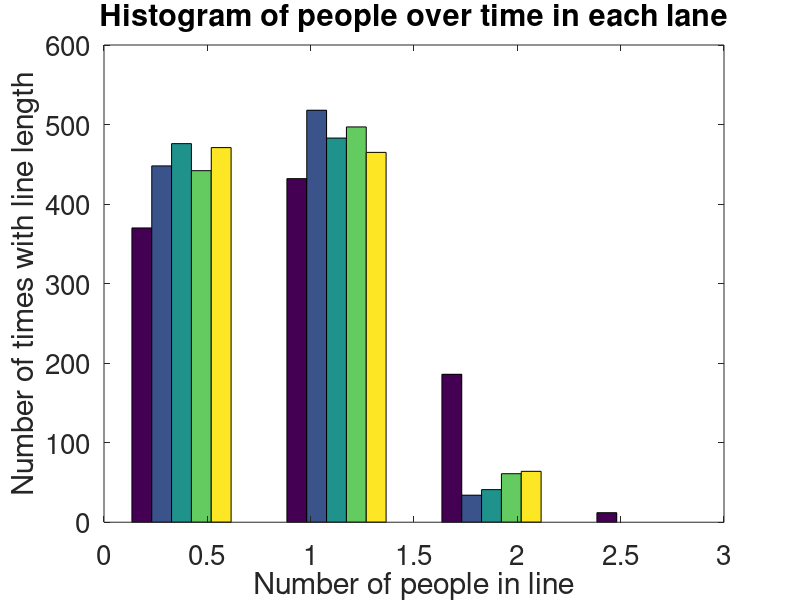

Here is the MATLAB script that generated this plot:
% Example model of cashiers checking people out while they join lines at
% different rates.  Customers show up according to a Poisson distribution
% with lambda = 10, and have a number of items with another Poisson
% distribution, this time lambda = 20.  A cashier takes one time unit for
% each item a customer has.

maxTime = 1000;
numCashiers = 5;
lanes = zeros(maxTime,numCashiers); %This size was chosen so that no overflow is possible
lanePos = ones(1,numCashiers); % Which position in the lane is next
customerLambda = 10; %
itemLambda = 30;
rates = [10,10,10];
timeToNext = exprnd(customerLambda); % See when the next customer arrives
peopleOverTime = zeros(maxTime,numCashiers);

% Simulate each time step

for i = 1:maxTime
    % First, each cashier processes one item
    for j = 1:numCashiers
        if lanes(1,j) > 1
            lanes(1,j) = lanes(1,j) - 1;
        else
            lanes(1:end-1,j) = lanes(2:end,j); %If the front person is done, go on to the next!
            lanes(end,j) = 0;
            if lanePos(j) > 1
                lanePos(j) = lanePos(j) - 1;
            end
        end
    end
    
    % Decrement the time to the next customer, and if they show up, figure
    % out where they go.  If any lanes are open, customers choose one of
    % those with uniform random probability.  Otherwise, they move to a
    % lane with probability inversely proportional to the number of items
    % in that lane (prefering the quickest checkout.)
    
    totalItems = sum(sum(lanes));
    itemsPerLane = sum(lanes);
    openLanes = find(itemsPerLane == 0);
    timeToNext = timeToNext - 1;
    if timeToNext <= 0
        timeToNext = exprnd(customerLambda);
        if min(size(openLanes)) > 0
            nextLane = openLanes(randi(max(size(openLanes))));
        else
            laneProbs = 1 - (sum(lanes)/totalItems);
            laneProbs = laneProbs/sum(laneProbs);
            dice = rand;
            nextLane = numCashiers - sum( cumsum(laneProbs) >= dice ) + 1;
        end
        lanes(lanePos(nextLane),nextLane) = poissrnd(itemLambda);
        lanePos(nextLane) = lanePos(nextLane) + 1;
    end
    
    % Finally, record the number of people at each time
    
    peopleOverTime(i,:) = lanePos - ones(1,numCashiers);
end

hist(peopleOverTime,max(max(peopleOverTime)) + 1);
title('Histogram of people over time in each lane','FontSize',30);
set(gca,'FontSize',20)
xlabel('Number of people in line');
ylabel('Number of times with line length');
